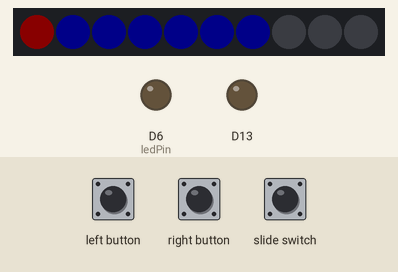
A sketch run on a simulated Adafruit Circuit Playground Express. On the bench: 10 RGB LEDs in strip order, left to right, output pins drawn as LEDs (lit = HIGH). The inputs (shaded band) are chosen by the test bench. Dim RGB values are drawn brighter than linear.

Above: at 1.28 s.
1.3 s: left button pressed for 0.15 s
At 1.39 s:
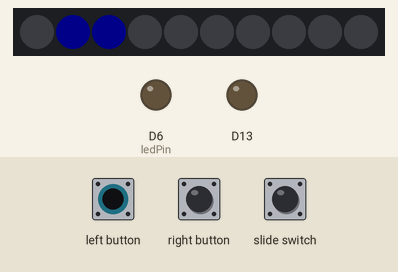
2.0 s: slide switch set LOW
At 4.81 s:
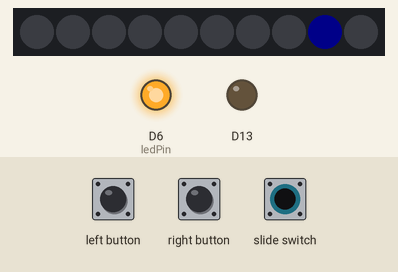
5.0 s: slide switch pulsed HIGH 2 times (0.12 s each, 0.3 s apart)
At 6.7 s:
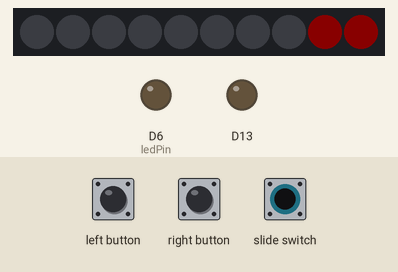
Timing chart, 0 to 8.2 s (numbered marks = the images above; inputs shaded):
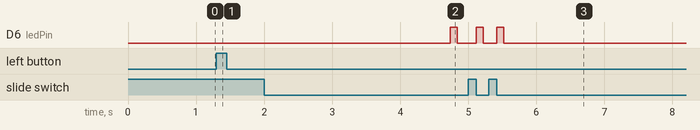

The sketch:

1dPong.ino
```cpp
#include <Adafruit_Circuit_Playground.h>
#include <Adafruit_CircuitPlayground.h>

#define CLICKTHRESHOLD = 8

unsigned long previousMillis = 0;
const long interval[] = {25, 15, 10, 6};
int neoPixelNumber = 0;
int gameLevel = 0;

boolean ledState = LOW;
boolean tapDetectResetTimer = LOW;
boolean directionState = LOW;
boolean justStartet = HIGH;
boolean gameOver = HIGH;
int missesPlayerRight = 0;
int missesPlayerLeft = 0;
int hitsInARow = 0;
int maxHitsInARowPerGameLevel = 8;
bool leftButtonPressed;
bool rightButtonPressed;
bool lockoutLeftButton = LOW;
bool lockoutRightButton = LOW;

const int brightness = 10;
int ledPin;
int detectedTap = LOW;
unsigned long previousMillisTapDetector = 0;
const long tapDetectResetDuration = 100;

void updateTapDetector(){
    if(detectedTap){
        unsigned long currentMillisTapDetector = millis();

        if(currentMillisTapDetector - previousMillisTapDetector >= tapDetectResetDuration){
            previousMillisTapDetector = currentMillisTapDetector;

            if(tapDetectResetTimer == LOW){
                tapDetectResetTimer = HIGH;
            } else {
                tapDetectResetTimer = LOW;
                detectedTap = LOW;
            }
        }
        digitalWrite(6, detectedTap);
    }
}

void TapDetector(){
    detectedTap = HIGH;
}

void setup(){
  CircuitPlayground.begin();
  CircuitPlayground.setBrightness(brightness);
  CircuitPlayground.clearPixels();
  CircuitPlayground.setAccelRange(LIS3DH_RANGE_2_G);   // 2, 4, 8 or 16 G!
  CircuitPlayground.setAccelTap(1, 8);

  attachInterrupt(digitalPinToInterrupt(7), TapDetector, FALLING);

  ledPin = 6;
  pinMode(ledPin, OUTPUT);

  digitalWrite(6, detectedTap);
}

void showIntro(){
    unsigned long currentMillis = millis();

    if(currentMillis - previousMillis >= interval[0]){
        previousMillis = currentMillis;

        if(ledState == LOW){
            ledState = HIGH;

            if(neoPixelNumber == 9 || neoPixelNumber == 0){
                CircuitPlayground.clearPixels();
                CircuitPlayground.setPixelColor(neoPixelNumber, 255, 0, 0);
            } else {
                CircuitPlayground.setPixelColor(neoPixelNumber, 0, 0, 255);
            }

            if(directionState == LOW){

                if(neoPixelNumber < 9){
                    neoPixelNumber = neoPixelNumber + 1;
                } else {
                    neoPixelNumber = neoPixelNumber - 1;
                    directionState = HIGH;
                }
            } else {
                if(neoPixelNumber > 0){
                    neoPixelNumber = neoPixelNumber - 1;
                } else {
                    neoPixelNumber = neoPixelNumber + 1;
                    directionState = LOW;
                }
            }
        } else {
            ledState = LOW;
        }
    }

}

void updateGameState(){
    if(gameOver) showIntro();

    if((CircuitPlayground.leftButton() && gameOver) || (CircuitPlayground.rightButton() && gameOver)){
        CircuitPlayground.clearPixels();
        gameOver = LOW;
        missesPlayerLeft = 0;
        missesPlayerRight = 0;
        gameLevel = 0;
        neoPixelNumber = 1;
        directionState = LOW;
    }

    if(!gameOver) playGame();
}

void playGame(void){
    unsigned long currentMillis = millis();

    if(currentMillis - previousMillis >= interval[gameLevel]){
        previousMillis = currentMillis;

        if(!CircuitPlayground.rightButton()) lockoutRightButton = LOW;
        if(!CircuitPlayground.leftButton()) lockoutLeftButton = LOW;

        if(CircuitPlayground.rightButton() && neoPixelNumber < 9) lockoutRightButton = HIGH;
        if(CircuitPlayground.leftButton() && neoPixelNumber > 0) lockoutLeftButton = HIGH;

        if(ledState == LOW){
            ledState = HIGH;

            if(neoPixelNumber == 9){
                CircuitPlayground.clearPixels();

                if((CircuitPlayground.rightButton() && !lockoutRightButton) || detectedTap){
                    lockoutRightButton = HIGH;
                    CircuitPlayground.setPixelColor(neoPixelNumber, 0, 255, 0);
                    hitsInARow = hitsInARow + 1;

                    if(hitsInARow == maxHitsInARowPerGameLevel){
                        hitsInARow = 0;

                        if(gameLevel < 3){
                            gameLevel = gameLevel + 1;
                            delay(50);
                        } else {
                            gameLevel = 0;
                        }
                    }
                } else {
                    CircuitPlayground.setPixelColor(neoPixelNumber, 255, 0, 0);
                    missesPlayerRight = missesPlayerRight + 1;
                    hitsInARow = 0;
                    updateScore();
                }
            } else if(neoPixelNumber == 0){
                CircuitPlayground.clearPixels();

                if((CircuitPlayground.leftButton() && !lockoutLeftButton) || detectedTap){
                    lockoutLeftButton = HIGH;
                    CircuitPlayground.setPixelColor(neoPixelNumber, 0, 255, 0);
                    hitsInARow = hitsInARow + 1;

                    if(hitsInARow == maxHitsInARowPerGameLevel){
                        hitsInARow = 0;

                        if(gameLevel > 3){
                            gameLevel = gameLevel + 1;
                            delay(50);
                        } else {
                            gameLevel = 0;
                        }
                    }
                } else {
                    CircuitPlayground.setPixelColor(neoPixelNumber, 255, 0, 0);
                    missesPlayerLeft = missesPlayerLeft + 1;
                    hitsInARow = 0;
                    updateScore();
                }
            } else {
                if(gameLevel == 0) CircuitPlayground.setPixelColor(neoPixelNumber, 0, 0, 255);
                if(gameLevel == 1) CircuitPlayground.setPixelColor(neoPixelNumber, 255, 255, 0);
                if(gameLevel == 2) CircuitPlayground.setPixelColor(neoPixelNumber, 0, 255, 255);
                if(gameLevel == 3) CircuitPlayground.setPixelColor(neoPixelNumber, 255, 255, 255);
            }

            if(directionState == LOW){

                if(neoPixelNumber < 9){
                    neoPixelNumber = neoPixelNumber + 1;
                } else {
                    neoPixelNumber = neoPixelNumber - 1;
                    directionState = HIGH;
                }
            } else {

                if(neoPixelNumber > 0){
                    neoPixelNumber = neoPixelNumber - 1;
                } else {
                    neoPixelNumber = neoPixelNumber + 1;
                    directionState = LOW;
                }
            }
        } else {
            ledState = LOW;
        }
    }
}

void updateScore(void){

    for(int i = 0; i < missesPlayerRight; i++)
    CircuitPlayground.setPixelColor(9 - i, 255, 0, 0);

    if(missesPlayerRight == 5){
        CircuitPlayground.clearPixels();
        delay(50);
    }

   for(int i = 0; i < missesPlayerLeft; i++)
   CircuitPlayground.setPixelColor(i, 255, 0, 0);
    if(missesPlayerLeft == 5){
        CircuitPlayground.clearPixels();
        delay(50);
    }
    delay(3000);

    if(missesPlayerRight == 5){
        gameOverPlayerRight();
    } else if(missesPlayerLeft == 5){
        gameOverPlayerLeft();
    } else {
        CircuitPlayground.clearPixels();
    }
}

void gameOverPlayerRight(void){
    for(int i = 0; i < missesPlayerLeft; i++)
    CircuitPlayground.setPixelColor(i, 0, 255, 0);
    delay(5000);
    gameOver = HIGH;
    CircuitPlayground.clearPixels();
}

void gameOverPlayerLeft(void){
    for(int i = 0; i < missesPlayerRight; i++)
    CircuitPlayground.setPixelColor(9 - i, 0, 255, 0);
    delay(5000);
    gameOver = HIGH;
    CircuitPlayground.clearPixels();
}

void loop(){
    updateTapDetector();
    updateGameState();
}
```

Measured:
- after the input at 1.3 s, the LEDs: first change at once (image 1 shows a later state)
- after the input at 2.0 s, D6 (ledPin): LOW → HIGH after 2.7 s, → LOW 0.10 s later
- after the input at 5.0 s, D6 (ledPin): alternates HIGH for 0.10 s and LOW for 0.20 s, 4 changes in all, then stays LOW, starting after 0.12 s; the LEDs: first differ from a run without the input after 0.16 s (image 3 shows a later state)
